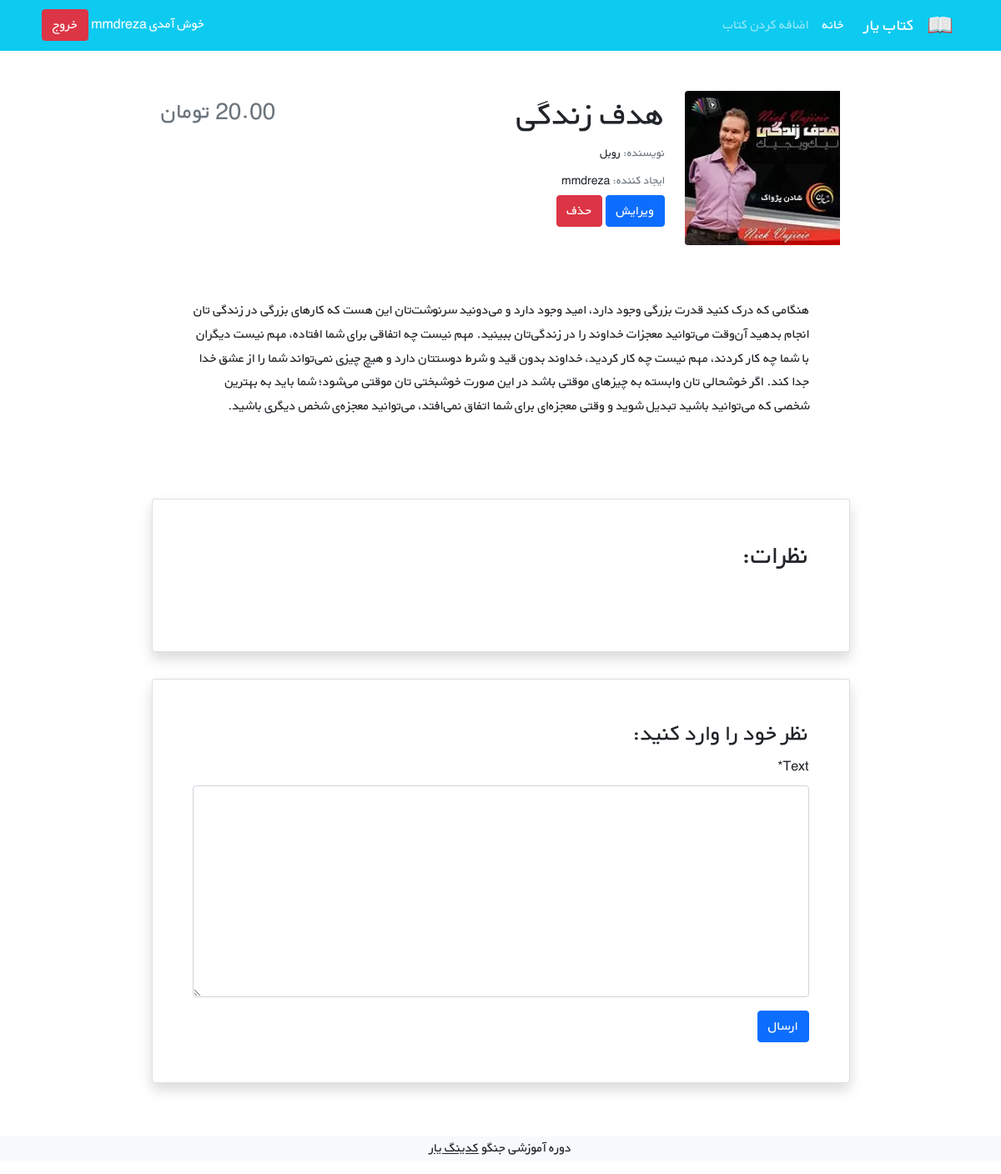
Before: /book/6 (signed in) with the older database file.
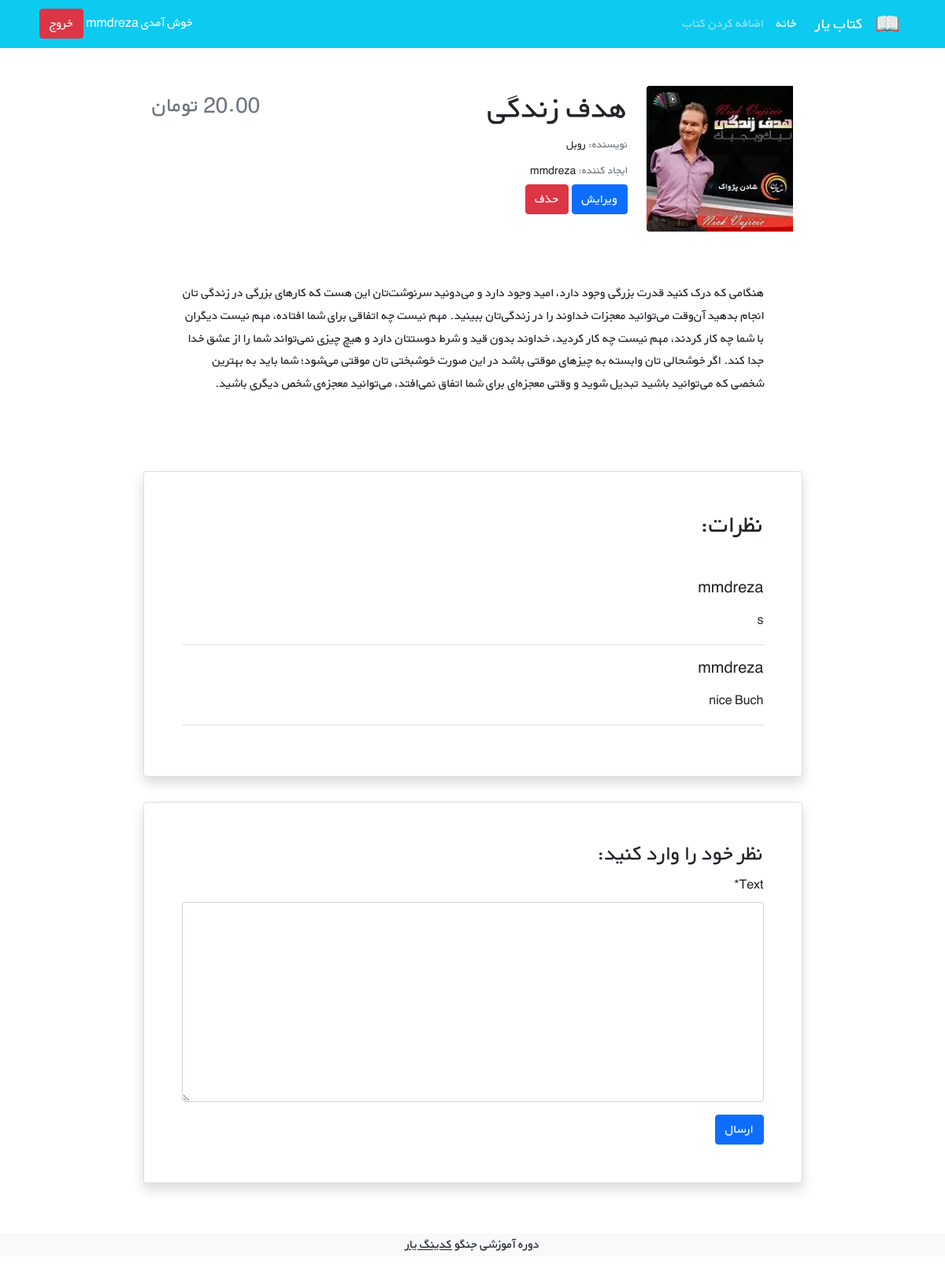
After: the same page with the newer database file.
### accounts/models.py (models this page shows)
class CustomUser(AbstractUser):
    age = models.PositiveIntegerField(null=True, blank=True)

### books/models.py (models this page shows, shortened)
class BookModel(models.Model):
    title = models.CharField(max_length=50)
    description = models.TextField()
    author = models.CharField(max_length=50, blank=True)
    price = models.DecimalField(decimal_places=2, max_digits=6)
    cover = models.ImageField(upload_to='book_covers/', blank=True)
    writer = models.ForeignKey(get_user_model(), on_delete=models.CASCADE, blank=True, null=True)

class Comments(models.Model):
    writer = models.ForeignKey(get_user_model(), on_delete=models.CASCADE)
    book = models.ForeignKey(BookModel, on_delete=models.CASCADE, related_name='comments')
    text = models.TextField()

### books/views.py (the view)
# urls.py: path('<int:pk>', views.BookDetail, name='book-detail'),
@login_required
def BookDetail(request, pk):
    book = get_object_or_404(BookModel, pk=pk)
    book_comments = book.comments.all()
    if request.method == 'POST':
        commnet_form = CommentForm(request.POST)
        if commnet_form.is_valid():
            comment = commnet_form.save(commit=False)
            comment.book = book
            comment.writer = request.user
            comment.save()
            commnet_form = CommentForm()
    else:
        commnet_form = CommentForm()
    return render(request, 'books/book-detail.html', {'book' : book, 'comments': book_comments, 'form' : commnet_form})

### books/forms.py
class CommentForm(ModelForm):
    class Meta:
        model = Comments
        fields = ['text', ]

### books/templates/books/book-detail.html (shortened to what this page needs)
{% extends "_base.html" %}
{% load static %}
{% load crispy_forms_tags %}
{% block content %}
<div class="container mt-5" dir="rtl">
    <div class="">
        <div class="">
            <div class="d-flex justify-content-center">
                <div class="row w-sm-75 w-100">
                    <div class="col-xs-12 col-md-3 d-flex justify-content-center">
                        <div>
                            {% if book.cover %}
                                 <img src="{{ book.cover.url }}"
                                 class="img-fluid rounded-start" >
                            {% endif %}
                        </div>
                    </div>
                    <div class="col-xs-12 col-md-6 text-center text-md-end mt-md-1 mt-4">
                        <h1>{{book.title}}</h1>
                        <h5 class="small my-1"><span class="text-muted">نویسنده: </span>{{book.author}} </h5>
                        <h5 class="small my-1"><span class="text-muted">ایجاد کننده: </span>{{book.writer.username}} </h5>
                        <a href= "{% url 'book-update' book.id%}"> <button type="submit" class="btn btn-primary" >ویرایش</button></a>
                        <a href= "{% url 'book-delete' book.id%}"> <button type="submit" class="btn btn-danger" >حذف</button></a>
                    </div>
                    <div class="col-xs-12 col-md-3 d-flex flex-column">
                        <h3 class="align-self-center pt-2 text-muted align-self-md-end">
                            {{book.price}} تومان
                        </h3>
                    </div>
                </div>
            </div>
            <div class="d-flex justify-content-center">
                <div class="my-3 p-5 w-sm-75 w-100">
                   {{book.description|linebreaks}}
                </div>
            </div>
            <div class="d-flex justify-content-center">
                <div class="card shadow my-3 p-5 w-sm-75 w-100">
                    <h2 class="mb-5">نظرات:</h2>
                    {% for comment in comments %}
                        <div class="border-bottom mb-3">
                            <h5 class="mb-3">{{comment.writer.username}}</h5>
                            <p>{{comment.text}}</p>
                        </div>
                    {% endfor %}
                </div>
            </div>
            <div class="d-flex justify-content-center">
                <div class="card shadow my-3 p-5 w-sm-75 w-100">
                    <h3>نظر خود را وارد کنید:</h3>
                    <form method="POST">
                        {{ form|crispy }}
                        <button type="submit" class="btn btn-primary">ارسال</button>
                    </form>
                </div>
            </div>
        </div>
    </div>
</div>
{% endblock content %}

### templates/_base.html (shortened to what this page needs)
<!DOCTYPE html>
<html>
    <head>
        {% load static %}
        <link href="https://cdn.jsdelivr.net/npm/bootstrap@5.1.3/dist/css/bootstrap.min.css" rel="stylesheet"
>
        <link rel="stylesheet" href="{% static 'css/style.css' %}">
    </head>
    <body>
        <nav class="navbar navbar-expand-lg navbar-dark bg-info" dir="rtl">
            <div class="container">
                <a class="navbar-brand" href="#">
                    <img src="{% static 'icons/book.png' %}" alt="" height="30"
                        class="d-inline-block align-text-top">
                </a>
                <a class="navbar-brand mx-3" href="{% url 'book-list' %}">کتاب یار</a>
                <div class="collapse navbar-collapse" id="navbarNavAltMarkup">
                    <div class="navbar-nav">
                        <a class="nav-link active" aria-current="page" href="{% url 'book-list' %}">خانه</a>
                        <a class="nav-link" href="{% url 'book-add' %}">اضافه کردن کتاب</a>
                    </div>
                </div>
                <div class="mx-2 text-white">
                    {% if user.is_authenticated %}
                        <form action= "{% url 'logout' %}" method= 'post'>
                            خوش آمدی {{user.username}}
                            <button type= 'submit' class = 'btn btn-danger'> خروج </button>
                        </form>
                    {% else %}
                        <a href="{% url 'login' %}"> ورود | </a>
                        <a href="{% url 'signup' %}"> ثبت نام </a>
                    {% endif %}
                </div>
            </div>
        </nav>
        {% block content %}
        {% endblock content %}
        <footer class="bg-light text-center text-lg-start mt-5">
            <div class="text-center bg-grey">
                <p>دوره آموزشی جنگو <a class="text-dark" href="https://codingyar.com/" target="_blank">کدینگ یار</a></p>
            </div>
        </footer>
    </body>
</html>

### static/css/style.css (style rules this page uses)
* { font-family: 'BYekan', sans-serif; line-height: 1.8rem; }
@media (min-width: 576px) { .w-sm-75 { width: 75%!important; } }

Changed rows visible on the page:
added Comments: writer.username "mmdreza", text "s"
added Comments: writer.username "mmdreza", text "nice Buch"
